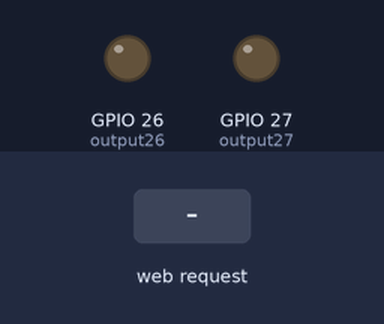
Recording of a sketch running on a simulated ESP32. On the bench: output pins drawn as LEDs (lit = HIGH). The test bench sets the inputs (shaded band). WiFi joins after 1.5 s; servers stay silent unless stated; what the sketch prints to the serial monitor is not drawn.

Above: at 2.7 s.
2.8 s: HTTP request GET /26/on received
At 4.0 s:
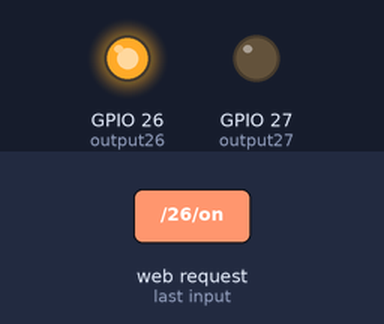
4.3 s: HTTP request GET /27/on received
At 5.3 s:
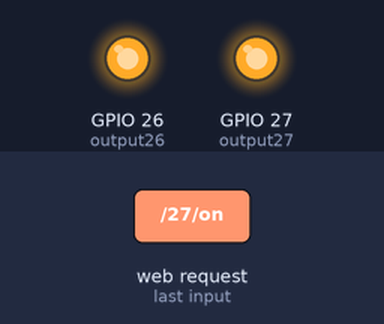
5.8 s: HTTP request GET /26/off received
At 6.4 s:
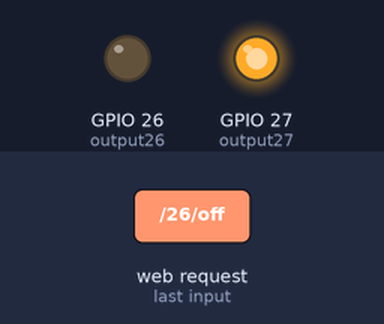
7.3 s: HTTP request GET /27/off received
At 7.6 s:
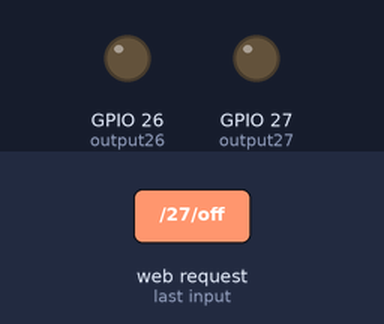
Timing chart, 0 to 9.8 s (numbered marks = the images above; inputs shaded):
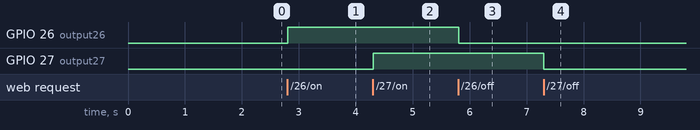

Measured:
- after the input at 2.8 s, GPIO 26 (output26): LOW → HIGH at once
- after the input at 4.3 s, GPIO 27 (output27): LOW → HIGH at once
- after the input at 5.8 s, GPIO 26 (output26): HIGH → LOW at once
- after the input at 7.3 s, GPIO 27 (output27): HIGH → LOW at once

The sketch:

ESP32_camera_webserverHost.ino
```cpp
//Script to connect ESP32 camera to wifi and host a server at

// Load Wi-Fi library
#include <WiFi.h>

// Replace with your network credentials
const char* ssid = "Embedded_Government_Microchip_#1";
const char* password = "El3ctr0n1csBe4tsCS!";

// Set your Static IP address
IPAddress local_IP(192, 168, 1, 184);
// Set your Gateway IP address
IPAddress gateway(192, 168, 1, 1);
IPAddress subnet(255, 255, 0, 0);
IPAddress primaryDNS(8, 8, 8, 8); //optional
IPAddress secondaryDNS(8, 8, 4, 4); //optional

// Set web server port number to 80
WiFiServer server(80);

// Variable to store the HTTP request
String header;

// Auxiliar variables to store the current output state
String output26State = "off";
String output27State = "off";

// Assign output variables to GPIO pins
const int output26 = 26;
const int output27 = 27;

// Current time
unsigned long currentTime = millis();
// Previous time
unsigned long previousTime = 0;
// Define timeout time in milliseconds (example: 2000ms = 2s)
const long timeoutTime = 2000;

void setup() {
  Serial.begin(115200);
  // Initialize the output variables as outputs
  pinMode(output26, OUTPUT);
  pinMode(output27, OUTPUT);
  // Set outputs to LOW
  digitalWrite(output26, LOW);
  digitalWrite(output27, LOW);

  if(!WiFi.config(local_IP, gateway, subnet, primaryDNS, secondaryDNS)) {
    Serial.println("STA Failed to configure");
  }
  WiFi.begin(ssid, password);

  // Connect to Wi-Fi network with SSID and password
  Serial.print("Connecting to ");
  Serial.println(ssid);
  WiFi.begin(ssid, password);
  while (WiFi.status() != WL_CONNECTED) {
    delay(500);
    Serial.print(".");
  }
  // Print local IP address and start web server
  Serial.println("");
  Serial.println("WiFi connected.");
  Serial.println("IP address: ");
  Serial.println(WiFi.localIP());
  server.begin();
}

void loop(){
  WiFiClient client = server.available();   // Listen for incoming clients

  if (client) {                             // If a new client connects,
    currentTime = millis();
    previousTime = currentTime;
    Serial.println("New Client.");          // print a message out in the serial port
    String currentLine = "";                // make a String to hold incoming data from the client
    while (client.connected() && currentTime - previousTime <= timeoutTime) {  // loop while the client's connected
      currentTime = millis();
      if (client.available()) {             // if there's bytes to read from the client,
        char c = client.read();             // read a byte, then
        Serial.write(c);                    // print it out the serial monitor
        header += c;
        if (c == '\n') {                    // if the byte is a newline character
          // if the current line is blank, you got two newline characters in a row.
          // that's the end of the client HTTP request, so send a response:
          if (currentLine.length() == 0) {
            // HTTP headers always start with a response code (e.g. HTTP/1.1 200 OK)
            // and a content-type so the client knows what's coming, then a blank line:
            client.println("HTTP/1.1 200 OK");
            client.println("Content-type:text/html");
            client.println("Connection: close");
            client.println();

            // turns the GPIOs on and off
            if (header.indexOf("GET /26/on") >= 0) {
              Serial.println("GPIO 26 on");
              output26State = "on";
              digitalWrite(output26, HIGH);
            } else if (header.indexOf("GET /26/off") >= 0) {
              Serial.println("GPIO 26 off");
              output26State = "off";
              digitalWrite(output26, LOW);
            } else if (header.indexOf("GET /27/on") >= 0) {
              Serial.println("GPIO 27 on");
              output27State = "on";
              digitalWrite(output27, HIGH);
            } else if (header.indexOf("GET /27/off") >= 0) {
              Serial.println("GPIO 27 off");
              output27State = "off";
              digitalWrite(output27, LOW);
            }

            // Display the HTML web page
            client.println("<!DOCTYPE html><html>");
            client.println("<head><meta name=\"viewport\" content=\"width=device-width, initial-scale=1\">");
            client.println("<link rel=\"icon\" href=\"data:,\">");
            // CSS to style the on/off buttons
            // Feel free to change the background-color and font-size attributes to fit your preferences
            client.println("<style>html { font-family: Helvetica; display: inline-block; margin: 0px auto; text-align: center;}");
            client.println(".button { background-color: #4CAF50; border: none; color: white; padding: 16px 40px;");
            client.println("text-decoration: none; font-size: 30px; margin: 2px; cursor: pointer;}");
            client.println(".button2 {background-color: #555555;}</style></head>");

            // Web Page Heading
            client.println("<body><h1>ESP32 Web Server</h1>");

            // Display current state, and ON/OFF buttons for GPIO 26
            client.println("<p>GPIO 26 - State " + output26State + "</p>");
            // If the output26State is off, it displays the ON button
            if (output26State=="off") {
              client.println("<p><a href=\"/26/on\"><button class=\"button\">ON</button></a></p>");
            } else {
              client.println("<p><a href=\"/26/off\"><button class=\"button button2\">OFF</button></a></p>");
            }

            // Display current state, and ON/OFF buttons for GPIO 27
            client.println("<p>GPIO 27 - State " + output27State + "</p>");
            // If the output27State is off, it displays the ON button
            if (output27State=="off") {
              client.println("<p><a href=\"/27/on\"><button class=\"button\">ON</button></a></p>");
            } else {
              client.println("<p><a href=\"/27/off\"><button class=\"button button2\">OFF</button></a></p>");
            }
            client.println("</body></html>");

            // The HTTP response ends with another blank line
            client.println();
            // Break out of the while loop
            break;
          } else { // if you got a newline, then clear currentLine
            currentLine = "";
          }
        } else if (c != '\r') {  // if you got anything else but a carriage return character,
          currentLine += c;      // add it to the end of the currentLine
        }
      }
    }
    // Clear the header variable
    header = "";
    // Close the connection
    client.stop();
    Serial.println("Client disconnected.");
    Serial.println("");
  }
}
```
